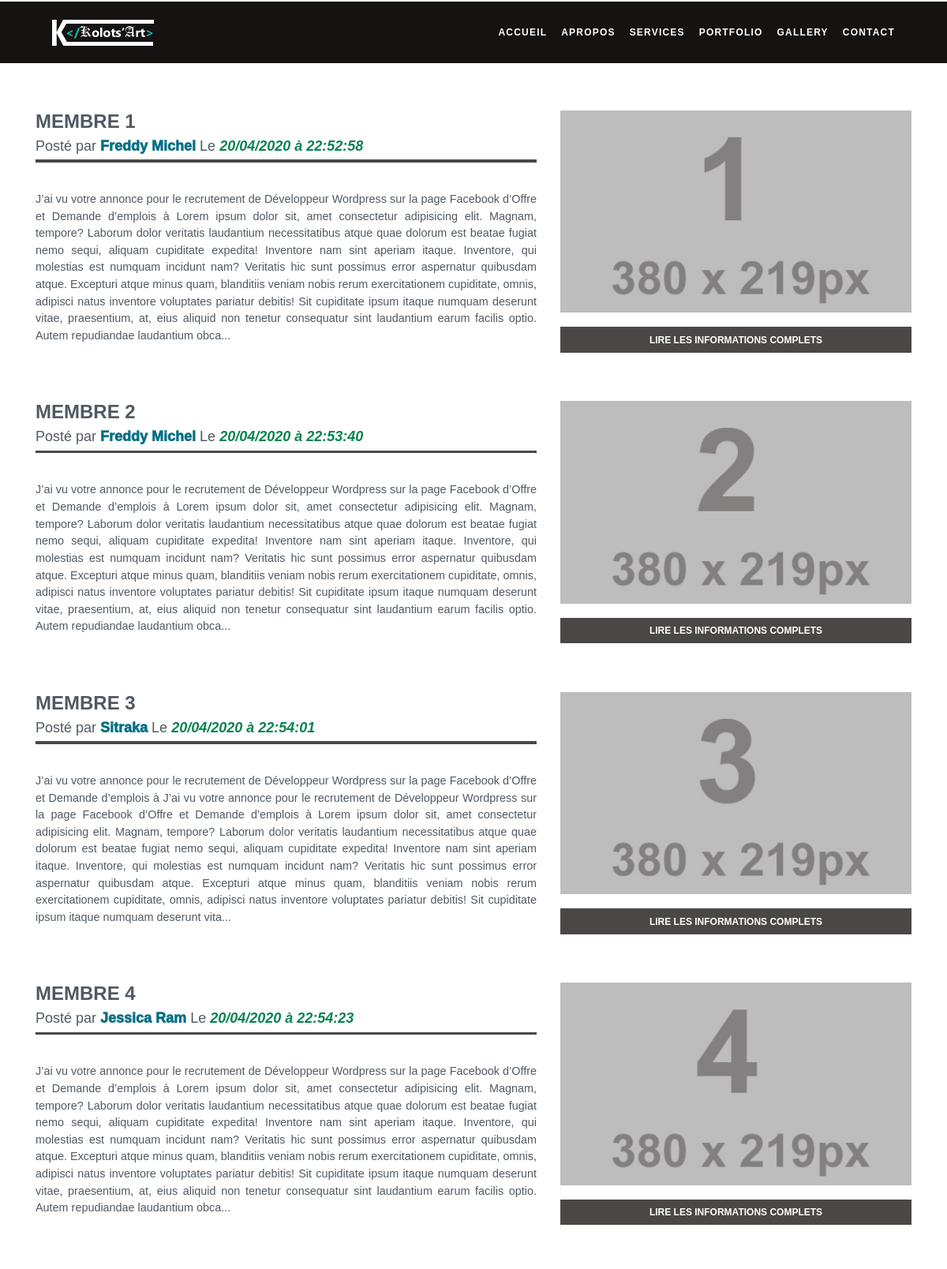
Screenshot of /index.php?page=gallerie (upper part) with the database file from the repository.
### tables this page shows
CREATE TABLE IF NOT EXISTS `gallery` (
  `id` int(11) NOT NULL AUTO_INCREMENT,
  `titre` varchar(255) NOT NULL,
  `contenue` text NOT NULL,
  `image` varchar(255) NOT NULL DEFAULT 'post.png',
  `auteur` varchar(255) NOT NULL,
  `date` datetime NOT NULL,
  `posted` tinyint(1) NOT NULL,
  PRIMARY KEY (`id`)
);

### fonctions/gallerie.fonct.php (called while the page is built)
<?php
function get_galleries(){
    global $db;
    $req = $db -> query("
        SELECT      gallery.id,
                    gallery.titre,
                    gallery.image,
                    gallery.date,
                    gallery.contenue,
                    admins.nom
        FROM        gallery
        JOIN admins
        ON gallery.auteur=admins.email
        WHERE posted = '1'
        ORDER BY date ASC
    ");
    $result = [];
    while ($rows = $req -> fetchObject()){
        $result[] = $rows;
    }
    return $result;
}

### pages/gallerie.php (the view, shortened to what this page needs)
<?php
$gallerie = get_galleries();
foreach($gallerie as $gallery){
?>
<div class="list-gallery">
    <div class="container">
        <div class="row">
            <div class="col-md-7 blog-content">
                <h4 class="gallery-titre"><?= $gallery -> titre ?></h4>
                <h6 class="autorgallery">Posté par <strong class="nameAutor"> <?= $gallery -> nom ?></strong> Le <i class="datePosted"><?= date("d/m/Y à H:i:s",strtotime($gallery -> date)); ?></i></h6>
                <div class="heading-underline"></div>
                <p class="content-gallery"><?= substr(nl2br($gallery -> contenue),0,800) ?>...</p>
            </div>
            <div class="col-md-5 blog-img">
                <img src="assets/imgs/gallery/<?= $gallery -> image ?>" class="responsive-img" alt=" <?= $gallery -> titre ?>">
                <br><br>
                <a class="btn btn-secondary btn-md" href="index.php?page=gallery&id=<?= $gallery -> id ?>">Lire les informations complets</a>
            </div>
        </div>
    </div>
</div>
<?php
}
?>

### assets/css/style.css (style rules this page uses)
* { text-decoration: none; }
html { scroll-behavior: smooth; font-family:'Aparajita', sans-serif; font-size:12px; }
body { overflow-x: hidden; font-size:1rem; font-family: 'arial', sans-serif; color:#505962; background: #ffffffd9; }
.heading-underline { width:100%; height: .3rem; background: rgb(75, 71, 71); margin:0 auto 3rem; }
.row { display:flex; }
.btn-secondary { background:rgb(75, 71, 71); border:0; transition: all .5s; font-weight: 700; width:auto; z-index:5000; }
.btn-md { border-width:medium; border-radius: 0; padding: .6rem 1.1rem; text-transform: uppercase; margin: 1rem; z-index:15000; }
.list-gallery { margin: 5rem 0; }
.list-gallery .blog-img img { width:100%; }
.list-gallery .gallery-titre { text-transform:uppercase; font-weight: 700; font-size:2rem; }
.list-gallery .autorgallery { font-size:1.5rem; }
.list-gallery .nameAutor { color:rgb(5, 112, 131); font-weight: 1000; font-size:1.5rem; }
.list-gallery .datePosted { color:rgb(5, 131, 79); font-weight: 800; font-size:1.5rem; }
.list-gallery .content-gallery { font-size:1.2rem; text-align:justify; }
.list-gallery .btn-md { left: 0; right: 0; margin: auto; display: block; width: auto; }

### rows the page displays
gallery: titre "MEMBRE 1", admins.nom "Freddy Michel", date "20/04/2020 à 22:52:58", contenue "J’ai vu votre annonce pour le recrutement de Développeur Wordpress sur la page Facebook d’Offre et Demande d’emplois à Lorem ipsum dolor sit, amet consectetur adipisicing elit. Magnam, tempore? Laborum dolor veritatis laudantium necessitatibus atque quae dolorum est beatae fugiat nemo sequi, aliquam cupiditate expedita! Inventore nam sint aperiam itaque. Inventore, qui molestias est numquam incidunt nam? Veritatis hic sunt possimus error aspernatur quibusdam atque. Excepturi atque minus quam, blanditiis veniam nobis rerum exercitationem cupiditate, omnis, adipisci natus inventore voluptates pariatur debitis! Sit cupiditate ipsum itaque numquam deserunt vitae, praesentium, at, eius aliquid…", image (picture)
gallery: titre "MEMBRE 2", admins.nom "Freddy Michel", date "20/04/2020 à 22:53:40", contenue "J’ai vu votre annonce pour le recrutement de Développeur Wordpress sur la page Facebook d’Offre et Demande d’emplois à Lorem ipsum dolor sit, amet consectetur adipisicing elit. Magnam, tempore? Laborum dolor veritatis laudantium necessitatibus atque quae dolorum est beatae fugiat nemo sequi, aliquam cupiditate expedita! Inventore nam sint aperiam itaque. Inventore, qui molestias est numquam incidunt nam? Veritatis hic sunt possimus error aspernatur quibusdam atque. Excepturi atque minus quam, blanditiis veniam nobis rerum exercitationem cupiditate, omnis, adipisci natus inventore voluptates pariatur debitis! Sit cupiditate ipsum itaque numquam deserunt vitae, praesentium, at, eius aliquid…", image (picture)
gallery: titre "MEMBRE 3", admins.nom "Sitraka", date "20/04/2020 à 22:54:01", contenue "J’ai vu votre annonce pour le recrutement de Développeur Wordpress sur la page Facebook d’Offre et Demande d’emplois à J’ai vu votre annonce pour le recrutement de Développeur Wordpress sur la page Facebook d’Offre et Demande d’emplois à Lorem ipsum dolor sit, amet consectetur adipisicing elit. Magnam, tempore? Laborum dolor veritatis laudantium necessitatibus atque quae dolorum est beatae fugiat nemo sequi, aliquam cupiditate expedita! Inventore nam sint aperiam itaque. Inventore, qui molestias est numquam incidunt nam? Veritatis hic sunt possimus error aspernatur quibusdam atque. Excepturi atque minus quam, blanditiis veniam nobis rerum exercitationem cupiditate, omnis, adipisci natus…", image (picture)
gallery: titre "MEMBRE 4", admins.nom "Jessica Ram", date "20/04/2020 à 22:54:23", contenue "J’ai vu votre annonce pour le recrutement de Développeur Wordpress sur la page Facebook d’Offre et Demande d’emplois à Lorem ipsum dolor sit, amet consectetur adipisicing elit. Magnam, tempore? Laborum dolor veritatis laudantium necessitatibus atque quae dolorum est beatae fugiat nemo sequi, aliquam cupiditate expedita! Inventore nam sint aperiam itaque. Inventore, qui molestias est numquam incidunt nam? Veritatis hic sunt possimus error aspernatur quibusdam atque. Excepturi atque minus quam, blanditiis veniam nobis rerum exercitationem cupiditate, omnis, adipisci natus inventore voluptates pariatur debitis! Sit cupiditate ipsum itaque numquam deserunt vitae, praesentium, at, eius aliquid…", image (picture)

### other values shown
$titre "ACCUEIL APROPOS SERVICES PORTFOLIO GALLERY CONTACT"
